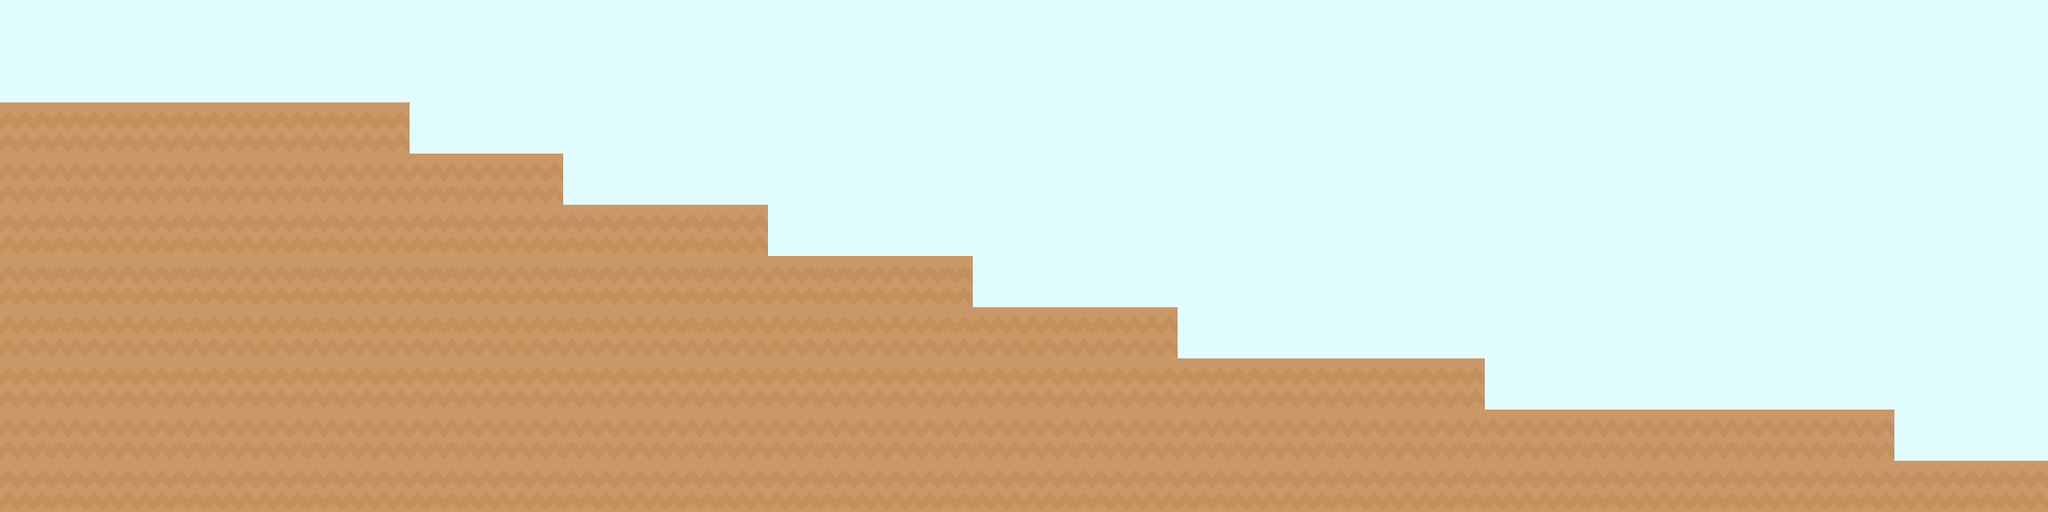

Tiled map render using the project's own tile images. Description and the map definition, with tile-layer contents summarised, below:
An orthogonal 40x10 tile map with 70x70 px tiles, 2 tile layers (background, collision).

<map version="1.0" orientation="orthogonal" renderorder="right-down" width="40" height="10" tilewidth="70" tileheight="70">
 <tileset firstgid="1" name="tiles_map" tilewidth="70" tileheight="70">
  <image source="../images/tiles_map.png" width="700" height="140" />
 </tileset>
 <layer name="background" width="40" height="10">
  <data>[400 cells, 400 non-empty, 1 distinct tile ids]</data>
 </layer>
 <layer name="collision" width="40" height="10">
  <properties>
   <property name="C_Height" value="7,0" />
  </properties>
  <data>[400 cells, 182 non-empty, 1 distinct tile ids]</data>
 </layer>
</map>
